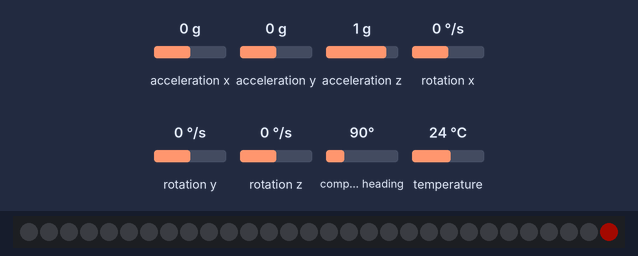
Simulated run of this sketch. Board: Arduino Uno, built with avr-gcc and run on an emulated ATmega328P. Shown: 30 RGB LEDs in strip order, left to right. The test bench sets the inputs (shaded band); at power-on: acceleration y 0 g, acceleration x 0 g, acceleration z 1 g, rotation x 0 °/s, rotation y 0 °/s, rotation z 0 °/s, compass heading 90°, temperature 24 °C. Dim RGB values are drawn brighter than linear.

Above: at 1.2 s.
1.3 s: acceleration y set to 0.8 g
At 1.68 s:
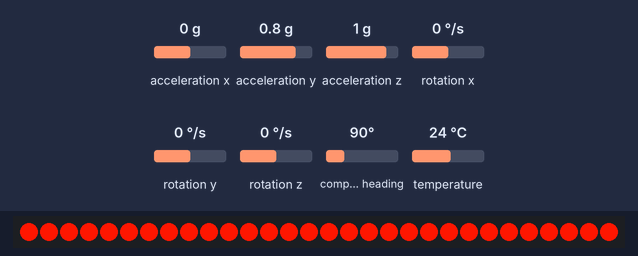
3.3 s: acceleration y set to -1.4 g
At 4.37 s:
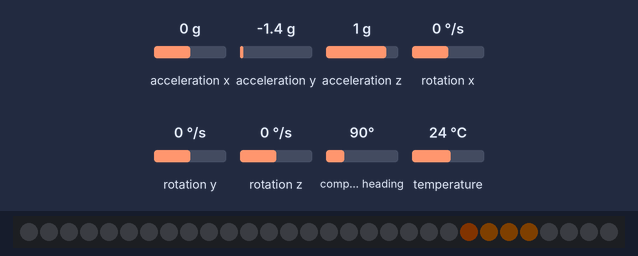
6.3 s: acceleration x set to -1.4 g
At 8.32 s:
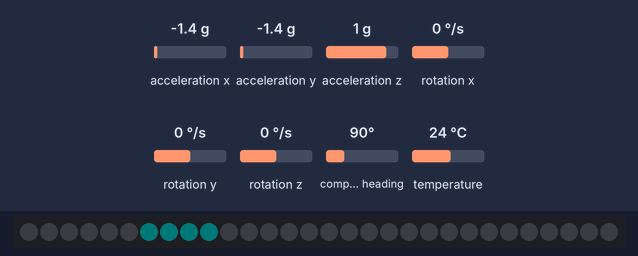
8.9 s: acceleration x set to 0 g
At 9.8 s:
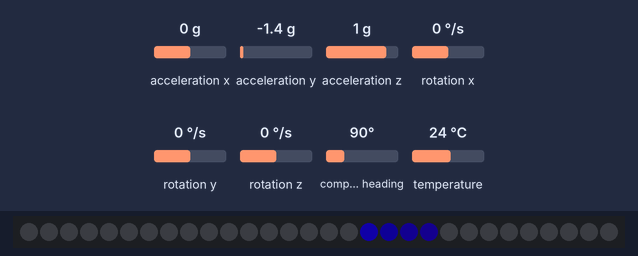

The sketch:

cylonBiker.ino
```cpp
// CylonRaider bikeLight Rainbow version
#include <Adafruit_NeoPixel.h>
#include <SPI.h>
#include <Wire.h>
#include <Adafruit_Sensor.h>
#include <Adafruit_LSM9DS0.h>

#define PIN      6
#define N_LEDS 30

// Create neoPixel strip object
Adafruit_NeoPixel           strip = Adafruit_NeoPixel(N_LEDS, PIN, NEO_GRB + NEO_KHZ800);
// Create accelerometer object.
Adafruit_LSM9DS0            lsm   = Adafruit_LSM9DS0(1000);  // Use I2C, ID #1000

// Initialize variables
float turn_threshold = 1;
float brake_threshold = 1;
bool leftpass = true;  // Boolean of weather to swipe left
bool rightpass = true; // Boolean of weather to swipe right
bool brake = false;    // Boolean for wheather to brake
int  target = strip.numPixels()/2; // Integer for pixel to emphasize
int  colors[6][3] = {  // Array of colors to cycle through
  {255,0,0}
  ,{255,30,0}
  ,{255,255,0}
  ,{0,255,0}
  ,{0,0,255}
  ,{75,0,130}
 // ,{238,130,238}
  };


int c = 0;               // Initial Color
int N_col = sizeof (colors) / sizeof (colors[0]);   // Number of colors
float c_sub = 0;         // Subcolor
int N_sub = 55;          // number of subcolors
int color[3] = {0,0,0};  // make the current color a global variable


// *** setup ****
void setup() {
  strip.begin();
  configureSensor();
}


// *** loop ****
void loop() {
  // If reached end of color list, start again.

  // Get reatings from the accelerometer
  sensors_event_t accel, mag, gyro, temp;
  lsm.getEvent(&accel, &mag, &gyro, &temp);

  // Choose whether to perform leftpass, rightpass, and/or brake this loop.
  brake       = checkbrake();
  leftpass    = accel.acceleration.x < turn_threshold & !brake;
  rightpass   = accel.acceleration.x > (-1 * turn_threshold) & !brake;

  // Set the target pixel for brightness flash
  if (!leftpass){
    target = 4; // left side
  } else if (!rightpass){
    target = strip.numPixels()-4; // right side
  } else {
    target      = strip.numPixels()/2; // middle
  }

  // Set the "target" light, which gets brighter

  if (leftpass){
    raiderpass(true, target); // Red
  }

  if (rightpass){
    raiderpass(false, target); // Red
  }

  if (brake){
    brakelight();
  }

  // Cycle to next color
  //c = c+1;
  Serial.print("Accel X: "); Serial.print(accel.acceleration.x); Serial.print("\n");
  Serial.print("Accel Y: "); Serial.print(accel.acceleration.y); Serial.print("\n\n");

}

// ******** checkbrake *********
// Checks whether bike is braking
// uses accelerometer in they direction
static bool checkbrake(){
  sensors_event_t accel, mag, gyro, temp;
  lsm.getEvent(&accel, &mag, &gyro, &temp);
  return accel.acceleration.y > brake_threshold;
}

// ******** nextcolor ************
// Function to get the next color in sequence
// todo: modularize the color interpolation
void nextColor(){
  // Get left color in spectrum
  int d = 0;
  // Get right color in spectrum
  if ((c+1) >= N_col){
    d = 0;
  } else {
    d = c+1;
  }

  // Linearly interpolate color between the two
  float ratio = c_sub / N_sub;
  // Interpolate to global color variable
  for (int i=0; i<3; i++){
    color[i] = colors[c][i] * (1-ratio) + colors[d][i] * ratio;
  }

  // increment colors
  c_sub = c_sub + 1;
  if (c_sub >= N_sub){
    c_sub = 0;
    c     = c+1;
    if (c >= N_col){
      c = 0;
    }
  }


}

// ********** raiderpass **************
// Cylon Raider Pass, forward or backward,
// brighter in the center 4 pixles
// Right now this ignores color and produces red.
static void raiderpass(bool forward, int target) {

  int pon;  // pixel to turn on
  int poff; // pixel to turn off

  for(uint16_t i=0; i<strip.numPixels() + 4; i++) {
    // * Check whether bike is braking, if so break loop
    if (checkbrake()){
      break;
    }

    // Get a color
    nextColor();
    int r = color[0];
    int g = color[1];
    int b = color[2];

    // Initialize values to scale colors
    float d = 1; // denominator of color scaling
    float m = 255; // maximum value of denominator
    if (r > 0){m = min(m,r/2);}
    if (g > 0){m = min(m,g/2);}
    if (b > 0){m = min(m,b/2);}

    // Define pixel on/off sequence by forward or backward pass
    if (forward){
      pon  = i;      // Draw new pixel
      poff = i - 4;  // Erase pixel a few steps back
    } else {
      pon  = strip.numPixels() - i - 1;     // Draw new pixel
      poff = strip.numPixels() - i - 1 + 4; // Erase pixel a few steps back
    }

    // set denominator
    d=min( m, sq( pon - target  ) + 1 );

    // Get color
    uint32_t c = strip.Color(r/d,g/d,b/d);

    // Implement passes forward or backward
    strip.setPixelColor(pon , c); // Draw new pixel
    strip.setPixelColor(poff, 0); // Erase pixel a few steps back
    strip.show();
    delay(30);
  }
}

// ******** brakelight *********
// Brake Light!
// Pulse at full brightness
static void brakelight() {
  // Get a color
  nextColor();
  int r = color[0];
  int g = color[1];
  int b = color[2];

  // Set all lights to one color
  uint32_t c = strip.Color(r,g,b);
  for(uint16_t i=0; i<strip.numPixels() + 4; i++) {
    strip.setPixelColor(i , c); // Draw new pixel
  }
  strip.show();
  delay(150);
  for(uint16_t i=0; i<strip.numPixels() + 4; i++) {
    strip.setPixelColor(i , 0); // Draw new pixel
  }
  strip.show();
  delay(30);
}


// ******** configure sensor ************
void configureSensor(void)
{
  // 1.) Set the accelerometer range
  lsm.setupAccel(lsm.LSM9DS0_ACCELRANGE_2G);
  //lsm.setupAccel(lsm.LSM9DS0_ACCELRANGE_4G);
  //lsm.setupAccel(lsm.LSM9DS0_ACCELRANGE_6G);
  //lsm.setupAccel(lsm.LSM9DS0_ACCELRANGE_8G);
  //lsm.setupAccel(lsm.LSM9DS0_ACCELRANGE_16G);

  // 2.) Set the magnetometer sensitivity
  lsm.setupMag(lsm.LSM9DS0_MAGGAIN_2GAUSS);
  //lsm.setupMag(lsm.LSM9DS0_MAGGAIN_4GAUSS);
  //lsm.setupMag(lsm.LSM9DS0_MAGGAIN_8GAUSS);
  //lsm.setupMag(lsm.LSM9DS0_MAGGAIN_12GAUSS);

  // 3.) Setup the gyroscope
  lsm.setupGyro(lsm.LSM9DS0_GYROSCALE_245DPS);
  //lsm.setupGyro(lsm.LSM9DS0_GYROSCALE_500DPS);
  //lsm.setupGyro(lsm.LSM9DS0_GYROSCALE_2000DPS);
}
```

Measured:
- after the input at 1.3 s, the LEDs: first change at once (image 1 shows a later state)
- after the input at 3.3 s, the LEDs: first change after 0.25 s (image 2 shows a later state)
